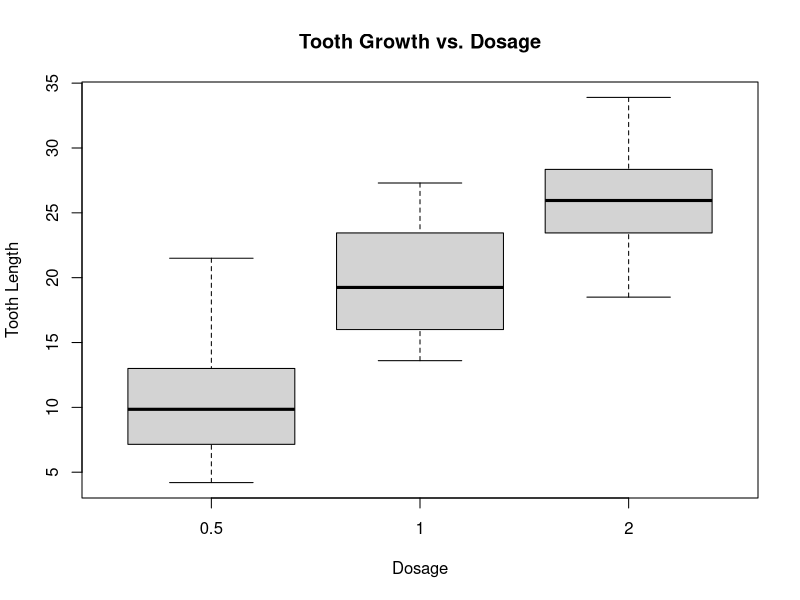
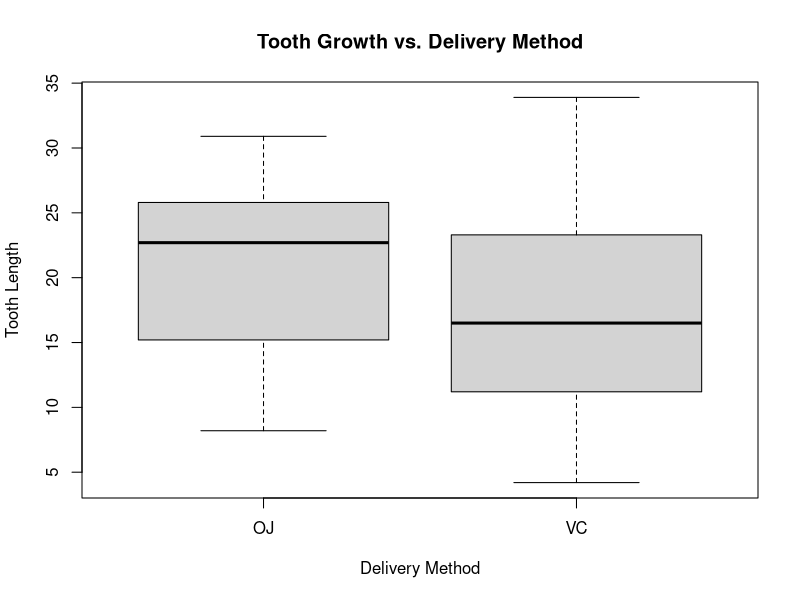

Reproduce these figures in R, in order.
## ---- chunk 1
# Clean up the working environment.
rm(list = ls())
# We set the seed for consistent results. Comment this line to allow for a
# random seed each time the code is run.
set.seed(19647)
## ---- chunk 2
data(ToothGrowth)
str(ToothGrowth)
summary(ToothGrowth)
head(ToothGrowth)
## ---- chunk 3
ToothGrowth$dose <- as.factor(ToothGrowth$dose)
str(ToothGrowth)
## ---- chunk 4
table(ToothGrowth$dose, ToothGrowth$supp)
## ---- chunk 5
boxplot(ToothGrowth$len ~ ToothGrowth$dose,
        main = "Tooth Growth vs. Dosage",
        xlab = "Dosage",
        ylab = "Tooth Length")
## ---- chunk 6
boxplot(ToothGrowth$len ~ ToothGrowth$supp, 
        main = "Tooth Growth vs. Delivery Method",
        xlab = "Delivery Method",
        ylab = "Tooth Length")
## ---- chunk 7
n <- 20  # There are 20 guinea pigs per dosage group
mean_growth_by_dose <- tapply(ToothGrowth$len, ToothGrowth$dose, mean)
sd_growth_by_dose   <- tapply(ToothGrowth$len, ToothGrowth$dose, sd)
std_error_of_mean   <- sd_growth_by_dose / sqrt(n)

df <- data.frame(dose = unique(ToothGrowth$dose),
                 mean_tooth_length = as.numeric(mean_growth_by_dose),
                 sd_tooth_length   = as.numeric(sd_growth_by_dose),
                 std_error_of_mean = as.numeric(std_error_of_mean))

Z <- 1.96
for(i in 1 : nrow(df)) {
  print(df[i, c("mean_tooth_length")] + c(-1, 1) * Z * df[i, c("std_error_of_mean")])
}
## ---- chunk 8
OJ <- ToothGrowth[ToothGrowth$supp == "OJ",]
VC <- ToothGrowth[ToothGrowth$supp == "VC",]

# Two-sided test first
t.test(OJ$len, VC$len)
